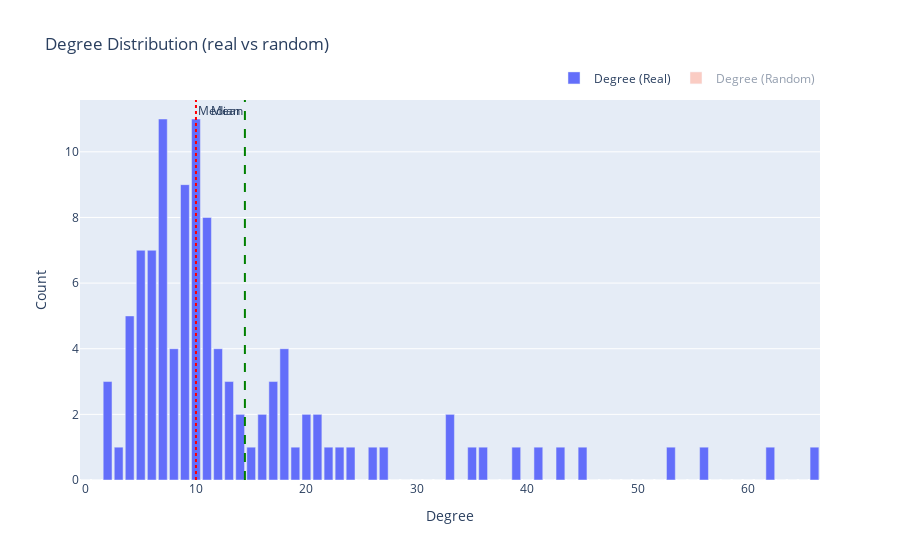

Here is the notebook cell this chart was saved with:
### Markdown cell above
!!! DEGREE DISTRIBUTION COMPARED TO RANDOM GRAPH !!!

### Code cell
# Get degrees of all nodes in the undirected graph
deg_dict = dict(G.degree())

# Turn to numpy array
degrees = np.fromiter(deg_dict.values(), dtype=int)

# Basic statistics
in_avg = degrees.mean()
in_median = np.median(degrees)
in_mode = pd.Series(degrees).mode()[0]
in_min = degrees.min()
in_max = degrees.max()

print("Degree Statistics:")
print(f"Average: {in_avg}")
print(f"Median: {in_median}")
print(f"Mode: {in_mode}")
print(f"Min: {in_min}")
print(f"Max: {in_max}")

# Degree counts
degree_counts = np.bincount(degrees)
x = np.arange(len(degree_counts))

# Random comparison distribution
np.random.seed(42)
random_counts = np.random.poisson(lam=max(1, in_avg), size=len(degree_counts))

# Plot
fig = go.Figure()
fig.add_trace(go.Bar(x=x, y=degree_counts, name='Degree (Real)'))
fig.add_trace(go.Bar(x=x, y=random_counts, name='Degree (Random)',
                     opacity=0.6, visible='legendonly'))

# Mean and median lines
fig.add_vline(x=in_avg, line_dash="dash", line_color="green",
              annotation_text="Mean", annotation_position="top left")
fig.add_vline(x=in_median, line_dash="dot", line_color="red",
              annotation_text="Median", annotation_position="top right")

fig.update_layout(
    title="Degree Distribution (real vs random)",
    xaxis_title="Degree",
    yaxis_title="Count",
    bargap=0.2,
    legend=dict(orientation="h", yanchor="bottom", y=1.02, xanchor="right", x=1)
)

fig.show()

### Figure 1 — Plotly figure (JSON) as saved in the notebook; plotly's stock layout.template omitted (floating-point values rounded to 4 significant figures)
{"data": [{"name": "Degree (Real)", "type": "bar", "x": [0, 1, 2, 3, 4, 5, 6, 7, 8, 9, 10, 11, 12, 13, 14, 15, 16, 17, 18, 19, 20, 21, 22, 23, 24, 25, 26, 27, 28, 29, 30, 31, 32, 33, 34, 35, 36, 37, 38, 39, 40, 41, 42, 43, 44, 45, 46, 47, 48, 49, 50, 51, 52, 53, 54, 55, 56, 57, 58, 59, 60, 61, 62, 63, 64, 65, 66], "y": [0, 0, 3, 1, 5, 7, 7, 11, 4, 9, 11, 8, 4, 3, 2, 1, 2, 3, 4, 1, 2, 2, 1, 1, 1, 0, 1, 1, 0, 0, 0, 0, 0, 2, 0, 1, 1, 0, 0, 1, 0, 1, 0, 1, 0, 1, 0, 0, 0, 0, 0, 0, 0, 1, 0, 0, 1, 0, 0, 0, 0, 0, 1, 0, 0, 0, 1]}, {"name": "Degree (Random)", "opacity": 0.6, "type": "bar", "visible": "legendonly", "x": [0, 1, 2, 3, 4, 5, 6, 7, 8, 9, 10, 11, 12, 13, 14, 15, 16, 17, 18, 19, 20, 21, 22, 23, 24, 25, 26, 27, 28, 29, 30, 31, 32, 33, 34, 35, 36, 37, 38, 39, 40, 41, 42, 43, 44, 45, 46, 47, 48, 49, 50, 51, 52, 53, 54, 55, 56, 57, 58, 59, 60, 61, 62, 63, 64, 65, 66], "y": [13, 17, 10, 16, 19, 10, 12, 14, 16, 12, 14, 11, 15, 16, 12, 17, 9, 11, 12, 15, 15, 8, 13, 19, 12, 10, 18, 17, 18, 13, 19, 12, 12, 17, 20, 9, 18, 18, 15, 12, 20, 13, 11, 12, 21, 18, 20, 12, 11, 13, 9, 22, 15, 24, 14, 12, 16, 6, 20, 10, 16, 11, 13, 16, 12, 16, 14]}], "layout": {"annotations": [{"showarrow": false, "text": "Mean", "x": 14.43, "xanchor": "right", "xref": "x", "y": 1, "yanchor": "top", "yref": "y domain"}, {"showarrow": false, "text": "Median", "x": 10, "xanchor": "left", "xref": "x", "y": 1, "yanchor": "top", "yref": "y domain"}], "bargap": 0.2, "legend": {"orientation": "h", "x": 1, "xanchor": "right", "y": 1.02, "yanchor": "bottom"}, "shapes": [{"line": {"color": "green", "dash": "dash"}, "type": "line", "x0": 14.43, "x1": 14.43, "xref": "x", "y0": 0, "y1": 1, "yref": "y domain"}, {"line": {"color": "red", "dash": "dot"}, "type": "line", "x0": 10, "x1": 10, "xref": "x", "y0": 0, "y1": 1, "yref": "y domain"}], "title": {"text": "Degree Distribution (real vs random)"}, "xaxis": {"title": {"text": "Degree"}}, "yaxis": {"title": {"text": "Count"}}}}
